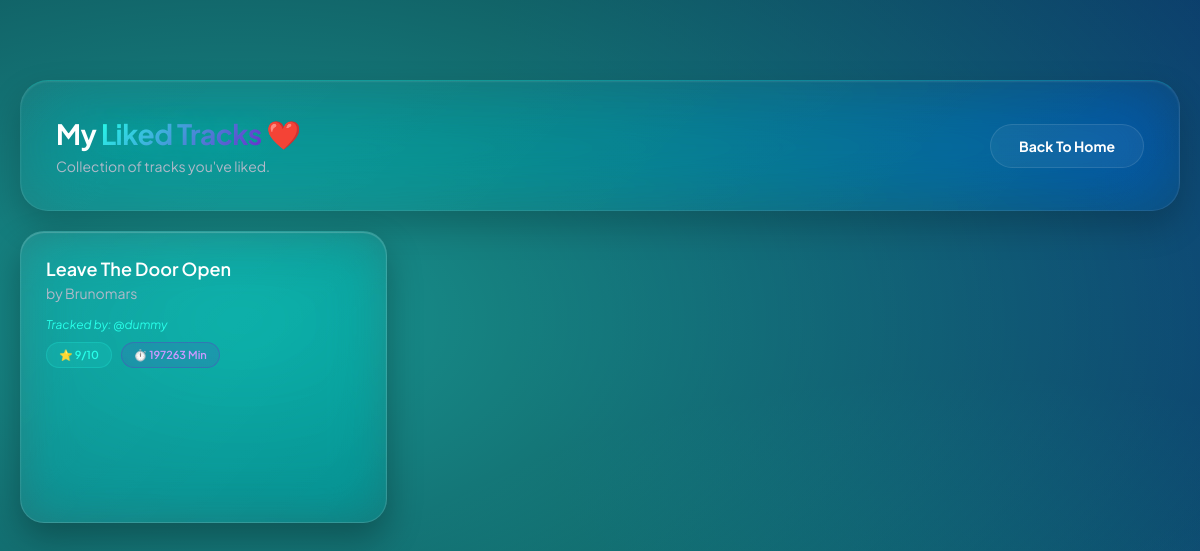
Page /Music-Tracker-Website/likes.php (signed in) on the committed database.
### tables this page shows
CREATE TABLE `songs` (
  `id` int(11) NOT NULL,
  `user_id` int(11) DEFAULT NULL,
  `title` varchar(255) NOT NULL,
  `artist` varchar(255) NOT NULL,
  `rating` int(11) NOT NULL,
  `duration` int(11) NOT NULL DEFAULT 0,
  `spotify_url` varchar(255) DEFAULT NULL,
  `notes` text NOT NULL
);

CREATE TABLE `users` (
  `id` int(11) NOT NULL,
  `username` varchar(50) NOT NULL,
  `nickname` varchar(100) DEFAULT NULL,
  `bio` text DEFAULT NULL,
  `fav_music` varchar(255) DEFAULT NULL,
  `fav_genre` varchar(100) DEFAULT NULL,
  `password` varchar(255) NOT NULL,
  `created_at` timestamp NOT NULL DEFAULT current_timestamp()
);

### Music-Tracker-Website/likes.php (the view, shortened to what this page needs)
<?php
include 'connection.php';
$my_id = $_SESSION['user_id'];
?>
<!DOCTYPE html>
<html lang="id">
<head>
    <link rel="stylesheet" href="style.css">
</head>
<body>
    <div class="container" style="margin-top: 40px;">
        <div class="dashboard-header glass-panel" style="margin-bottom: 20px;">
            <div>
                <h2>My <span class="text-highlight">Liked Tracks</span> ❤️</h2>
                <p style="color: #b1b9c9; font-size: 14px; margin-top: 5px;">Collection of tracks you've liked.</p>
            </div>
            <a href="index.php" class="btn btn-secondary">Back To Home</a>
        </div>
        <div class="song-grid">
            <?php
            $query = "SELECT songs.*, users.username as owner_name, users.nickname as owner_nick
                      FROM liked_songs
                      JOIN songs ON liked_songs.song_id = songs.id
                      JOIN users ON songs.user_id = users.id
                      WHERE liked_songs.user_id = $my_id ORDER BY liked_songs.id DESC";
            $result = mysqli_query($conn, $query);
            while ($row = mysqli_fetch_assoc($result)) {
                $embed_url = "";
                if (!empty($row['spotify_url'])) {
                    $embed_url = str_replace("open.spotify.com/track/", "open.spotify.com/embed/track/", $row['spotify_url']);
                    $embed_url = explode('?', $embed_url)[0];
                }
            ?>
                <div class="song-card">
                    <div class="song-info">
                        <h5><?php echo htmlspecialchars($row['title']); ?></h5>
                        <p>by <?php echo htmlspecialchars($row['artist']); ?></p>
                        <div style="margin-bottom: 10px; font-size: 12px; color: #27ffe9; font-style: italic;">
                            Tracked by: @<?php echo htmlspecialchars($row['owner_name']); ?>
                        </div>
                        <div style="margin-bottom: 15px;">
                            <span class="badge badge-rating">⭐ <?php echo $row['rating']; ?>/10</span>
                            <span class="badge badge-time">⏱️ <?php echo $row['duration']; ?> Min</span>
                        </div>
                    </div>
                    <?php if (!empty($embed_url)): ?>
                        <div class="spotify-embed"><iframe src="<?php echo $embed_url; ?>" width="100%" height="80" frameborder="0" allowtransparency="true" allow="encrypted-media"></iframe></div>
                    <?php else: ?>
                        <div class="empty-spotify">No spotify link added yet 🎵</div>
                    <?php endif; ?>
                </div>
            <?php } ?>
        </div>
    </div>
</body>
</html>

### Music-Tracker-Website/style.css (style rules this page uses)
* { margin: 0; padding: 0; box-sizing: border-box; font-family: 'Plus Jakarta Sans', sans-serif; }
body { background-color: #050B1E; background-image: radial-gradient(at 10% 20%, rgba(39, 255, 233, 0.566) 0px, transparent 55%), radial-gradient(at 90% 10%, rgba(8, 42, 255, 0.523) 0px, transparent 55%), radial-gradient(at 40% 80%, rgba(14, 237, 215, 0.393) 0px, transparent 50%), radial-gradient(at 80% 80%, rgba(111, 40, 203, 0.49913) 0px, transparent 50%); background-size: 200% 200%; background-attachment: fixed; animation: waveNebula 18s ease infinite alternate; color: #ffffff; min-height: 100vh; padding: 40px 20px; }
.container { max-width: 1240px; margin: 0 auto; }
.glass-panel { background: linear-gradient(135deg, rgba(255, 255, 255, 0.05), rgba(255, 255, 255, 0.01)); backdrop-filter: blur(35px) saturate(200%); -webkit-backdrop-filter: blur(35px) saturate(200%); border: 1px solid rgba(255, 255, 255, 0.08); border-top: 1px solid rgba(39, 255, 233, 0.2); border-left: 1px solid rgba(255, 255, 255, 0.1); border-radius: 28px; padding: 35px; box-shadow: 0 15px 35px rgba(0, 0, 0, 0.2), inset 0 1px 2px rgba(255, 255, 255, 0.1); margin-bottom: 30px; }
.text-highlight { background: linear-gradient(135deg, #27ffe9, #6f28cb); -webkit-background-clip: text; -webkit-text-fill-color: transparent; text-shadow: 0 0 30px rgba(39, 255, 233, 0.3); }
.dashboard-header { display: flex; justify-content: space-between; align-items: center; margin-bottom: 30px; }
h2 { font-size: 28px; font-weight: 700; letter-spacing: -0.5px; }
.song-grid { display: grid; grid-template-columns: repeat(auto-fill, minmax(360px, 1fr)); gap: 30px; align-items: start; }
.song-card { min-height: 260px; justify-content: space-between; background: linear-gradient(135deg, rgba(255, 255, 255, 0.08), rgba(255, 255, 255, 0.02)); backdrop-filter: blur(25px) saturate(200%); -webkit-backdrop-filter: blur(25px) saturate(200%); border: 1px solid rgba(255, 255, 255, 0.12); border-radius: 24px; padding: 25px; transition: all 0.4s cubic-bezier(0.25, 0.8, 0.25, 1); display: flex; flex-direction: column; box-shadow: 0 15px 35px rgba(0, 0, 0, 0.3), inset 0 1px 1px rgba(255, 255, 255, 0.2); }
.song-info h5 { font-size: 18px; font-weight: 600; margin-bottom: 4px; }
.song-info p { color: #b1b9c9; font-size: 14px; margin-bottom: 15px; }
.badge { display: inline-block; padding: 5px 12px; font-size: 11px; border-radius: 30px; font-weight: 600; margin-right: 6px; margin-bottom: 15px; background: rgba(255, 255, 255, 0.04); border: 1px solid rgba(255, 255, 255, 0.08); }
.badge-rating { color: #27ffe9; background: rgba(39, 255, 233, 0.1); border-color: rgba(39, 255, 233, 0.2); }
.badge-time { color: #cc99ff; background: rgba(111, 40, 203, 0.15); border-color: rgba(111, 40, 203, 0.3); }
.spotify-embed { border-radius: 14px; overflow: hidden; margin-top: auto; margin-bottom: 15px; }
.btn { display: inline-flex; align-items: center; justify-content: center; padding: 12px 28px; background: rgba(39, 255, 233, 0.8); backdrop-filter: blur(5px); color: #050B1E; text-decoration: none; border-radius: 40px; font-size: 14px; font-weight: 700; border: 1px solid rgba(39, 255, 233, 0.5); cursor: pointer; transition: all 0.3s cubic-bezier(0.25, 0.8, 0.25, 1); box-shadow: 0 8px 20px rgba(39, 255, 233, 0.2); }
.btn-secondary { background: rgba(255, 255, 255, 0.05); border: 1px solid rgba(255, 255, 255, 0.1); color: white; box-shadow: none; backdrop-filter: none; }
.glass-panel, .song-card, .login-container, .stat-card { opacity: 0; animation: fadeInUp 0.7s cubic-bezier(0.2, 0.8, 0.2, 1) forwards; }
.glass-panel:nth-child(1) { animation-delay: 0.1s; }
.song-card:nth-child(1) { animation-delay: 0.4s; }

### rows in the picture
songs: title "Leave The Door Open", artist "Brunomars", user.username "dummy", rating "9", duration "197263"
